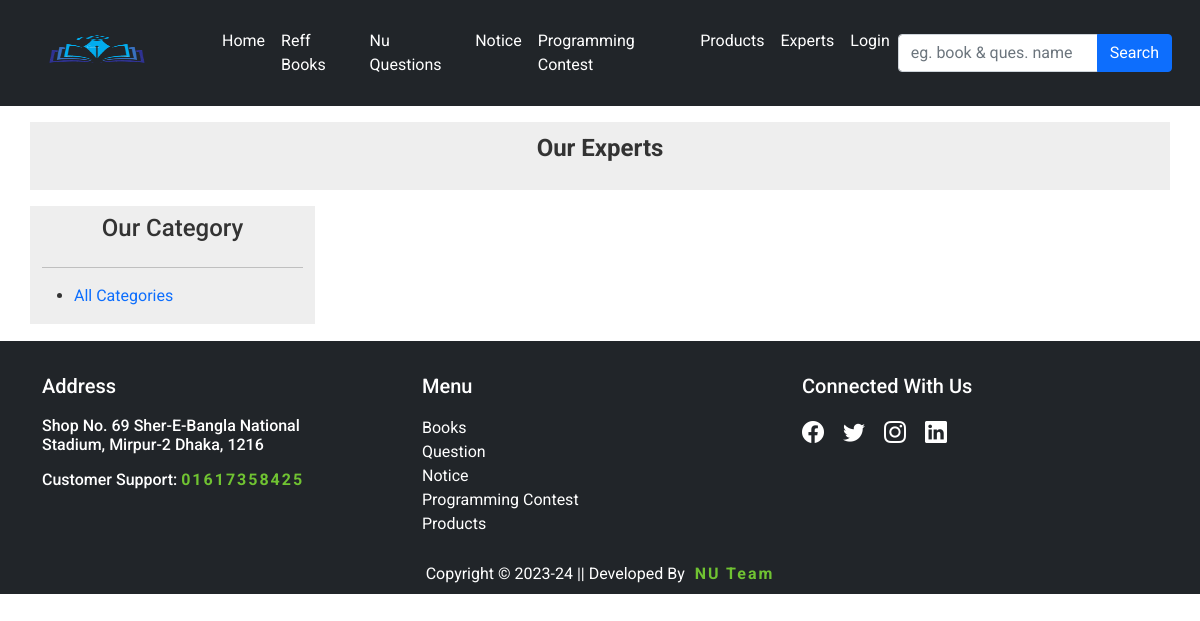
Page /expert-profile/ on the earlier database version.
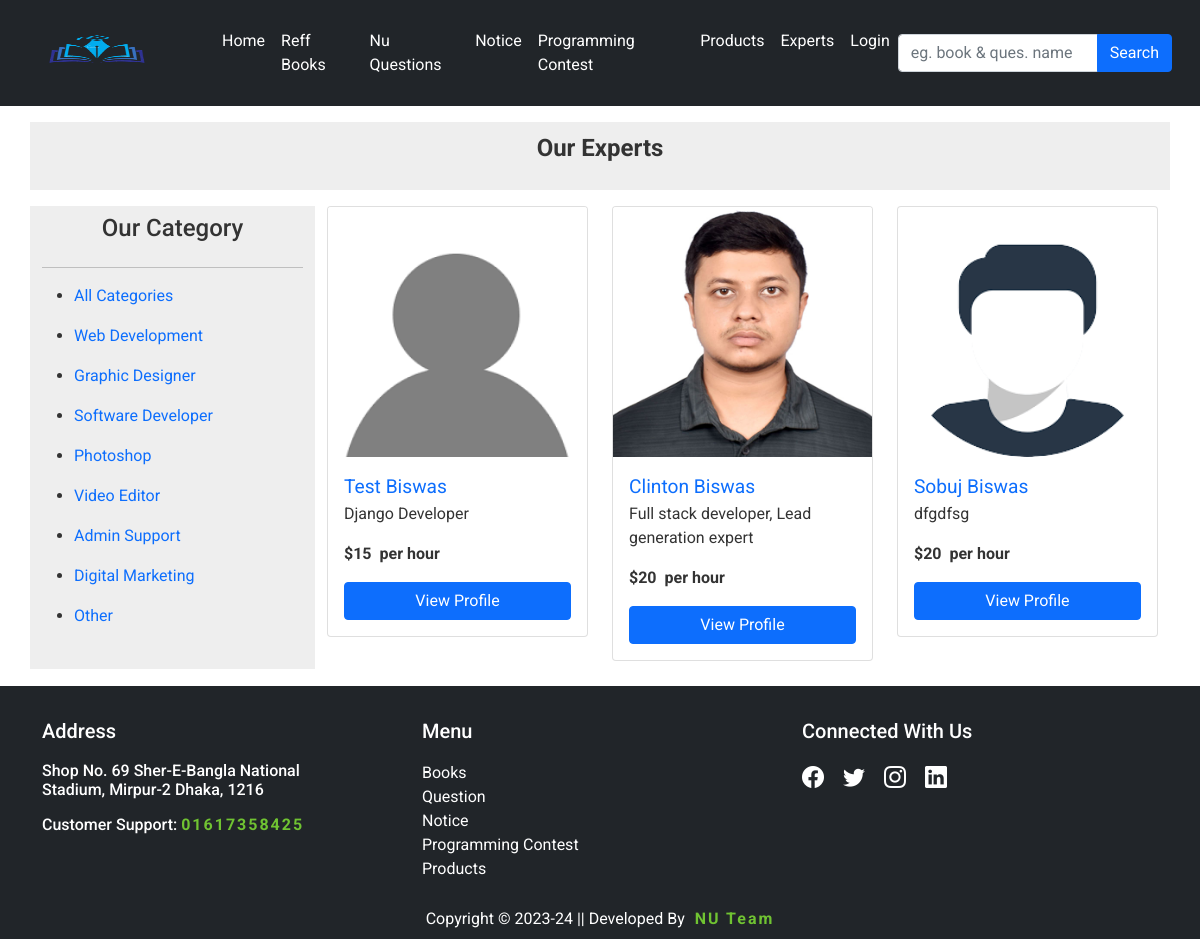
Same page on the later database version.
### other/models.py (models this page shows, shortened)
class Freelance_category(models.Model):
    name = models.CharField(max_length=255)
    slug = models.SlugField(unique=True, blank=True)

class FreelancerProfile(models.Model):
    user = models.ForeignKey(User, on_delete=models.CASCADE)
    full_name = models.CharField(max_length=255, help_text="Enter your full name")
    location = models.CharField(max_length=255, help_text='E.g. city,coutry Dhaka, Bangladesh', blank=True, null=True)
    set_available = models.CharField(choices=STATUS_CHOICES_PROFILE, default='Available Now', max_length=255, blank=True, null=True)
    title = models.CharField(max_length=255, help_text='E.g. Django developer, javascript developer')
    category = models.ForeignKey(Freelance_category, on_delete=models.CASCADE)
    hourly_rate = models.CharField(max_length=10,help_text='E.g. $15')
    description = models.TextField(max_length=2000, help_text='E.g. within 2000 characters')
    other_experience = models.CharField(max_length=1000, help_text='E.g. within 1000 characters',blank=True, null=True)
    profile_pic = models.ImageField(upload_to='freelance_profile_pricture')

### other/views.py (the view)
# urls.py: path('expert-profile/', OurExpertView, name='expert-profile'),
def OurExpertView(request):
    user = request.user
    experts = FreelancerProfile.objects.filter(user__is_staff=True)
    categories = Freelance_category.objects.all()
    dict = {'experts':experts, 'categories':categories}
    return render(request, 'other/our_expert.html', context=dict)

### template/other/our_expert.html (shortened to what this page needs)
{% extends 'base.html' %}
{% load static %}
{% block content %}
    <div class="container">
        <div class="row mt-3 mb-3">
            <div class="mb-3" style="background-color: #EEEEEE;">
                <p class="text-center p-2" style="font-weight: bold; font-size: x-large;">Our Experts</p>
            </div>
            <div class="col-sm-3" style="background-color: #EEEEEE;">
                <h4 class="text-center p-2">Our Category</h4>
                <hr>
                <ul><li><a href="{% url 'other:expert-profile' %}" style="text-decoration: none;">All Categories</a></li></ul>
                {% for category in categories %}
                    <ul>
                        <li><a href="{% url 'other:expert-category' slug=category.slug %}" style="text-decoration: none;">{{category.name}}</a></li>
                    </ul>
                {% endfor %}
            </div>
            <div class="col-sm-9">
                <div class="row">
                    {% for expert in experts %}
                        <div class="col-sm-4">
                            <div class="card mb-2">
                                <img src="{{expert.profile_pic.url}}" class="card-img-top" alt="..." style="height: 250px;">
                                <div class="card-body">
                                  <a href="{% url 'other:freelance-profile' pk=expert.user.pk%}" class="card-title" style="font-size: larger; font-weight: 400; text-decoration: none;">{{expert.full_name}}</a>
                                  <p class="card-text">{{expert.title}}</p>
                                  <p class="card-text fw-bold">{{expert.hourly_rate}}&nbsp; per hour</p>
                                  <a href="{% url 'other:freelance-profile' pk=expert.user.pk%}" class="btn btn-primary" style="width: 100%;">View Profile</a>
                                </div>
                            </div>
                        </div>
                    {% endfor %}
                </div>
            </div>
        </div>
    </div>
{% endblock content %}

### template/base.html (shortened to what this page needs)
{% load static %}
<!doctype html>
<html lang="en">
  <head>
    <link rel="stylesheet" href="{% static 'style.css' %}">
    <link rel="stylesheet" href="https://unpkg.com/aos@next/dist/aos.css" />
    <link rel="stylesheet" href="https://cdn.jsdelivr.net/npm/bootstrap-icons@1.3.0/font/bootstrap-icons.css">
    <link rel="stylesheet" href="https://cdn.jsdelivr.net/npm/bootstrap-icons@1.7.0/font/bootstrap-icons.css">
</head>
    <link href="https://cdn.jsdelivr.net/npm/bootstrap@5.0.2/dist/css/bootstrap.min.css" rel="stylesheet">
  </head>
  <body style="font-family: 'Roboto', sans-serif; color: #333333; overflow-x: hidden;">
    <nav class="navbar navbar-expand-lg navbar-dark bg-dark">
        <div class="container-fluid">
          <a class="navbar-brand" href="{% url 'other:home' %}"><img src="{% static 'images/1.png' %}" alt="" width="170" height="80"></a>
          <div class="collapse navbar-collapse mx-3" id="navbarSupportedContent">
            <ul class="navbar-nav me-auto mb-2 mb-lg-0">
              <li class="nav-item">
                <a class="nav-link active" aria-current="page" href="{% url 'other:home' %}">Home</a>
              </li>
              <li class="nav-item">
                <a class="nav-link active" href="{% url 'other:ref-books' %}">Reff Books</a>
              </li>
              <li class="nav-item">
                <a class="nav-link active" href="{% url 'other:nu-questions' %}">Nu Questions</a>
              </li>
              <li class="nav-item">
                <a class="nav-link active" href="https://www.nu.ac.bd/recent-news-notice.php">Notice</a>
              </li>
              <li class="nav-item">
                <a class="nav-link active" href="{% url 'other:programming-contest' %}">Programming Contest</a>
              </li>
              <li class="nav-item">
                <a class="nav-link active" href="{% url 'other:product' %}">Products</a>
              </li>
              <li class="nav-item">
                <a class="nav-link active" href="{% url 'other:expert-profile' %}">Experts</a>
              </li>
              {% if user.is_authenticated and user.is_superuser %}
    <li class="nav-item dropdown">
        <a class="nav-link active dropdown-toggle" href="#" id="navbarDropdown" role="button" data-bs-toggle="dropdown" aria-expanded="false">
            Admin
        </a>
        <ul class="dropdown-menu" aria-labelledby="navbarDropdown">
            <li><a class="dropdown-item" href="{% url 'user:add-book' %}">Add Ref Books</a></li>
            <li><a class="dropdown-item" href="{% url 'user:nu-question' %}">Add NU Question</a></li>
            <li><a class="dropdown-item" href="{% url 'user:add-project' %}">Add Projects</a></li>
            <li><a class="dropdown-item" href="{% url 'user:add-contest' %}">Add Programming Contest</a></li>
            <li><a class="dropdown-item" href="{% url 'user:add-team' %}">Add Team Members</a></li>
            <li><hr class="dropdown-divider"></li>
            <li><a class="dropdown-item" href="{% url 'other:profile' %}">Profile</a></li>
            <li><a class="dropdown-item" href="{% url 'user:logout' %}">Log out</a></li>
        </ul>
    </li>
{% else %}
    <li class="nav-item">
        <a class="nav-link active" href="{% url 'user:login' %}">Login</a>
    </li>
{% endif %}
            </ul>
            <form method="GET" action="{% url 'other:search' %}">
              <div class="input-group">
                <input type="text" class="form-control" name="query" placeholder="eg. book & ques. name">
                <button class="btn btn-primary" type="submit">Search</button>
              </div>
            </form>
          </div>
        </div>
      </nav>
      <div>
        {% block content %}
        {% endblock content %}
      </div>
      <div class="container-fluid " style="background-color: #212529; border-top: 1px solid white;">
      <footer class="p-2">
        <div class="container">
          <div class="row">
            <div class="col-sm-4">
              <h1 style="color: white; font-size: 20px; padding-top: 25px; padding-bottom: 10px;">Address</h1>
              <div>
                <h3 style="font-size: 16px; color: white;">Shop No. 69 Sher-E-Bangla National <br> Stadium, Mirpur-2 Dhaka, 1216</h3>
                <h3 class="mt-3" style="font-size: 16px; color: white;">Customer Support: <span style="color: #70C332; letter-spacing: 2px; font-weight: 700;">01617358425</span></h3>
              </div>
            </div>
            <div class="col-sm-4">
              <h1 style="color: white; font-size: 20px; padding-top: 25px; padding-bottom: 10px;">Menu</h1>
              <div>
                <ul style="list-style-type:none; margin: 0px; padding: 0px;">
                  <li><a class="footer-nav" href="{% url 'user:add-book' %}">Books</a></li>
                  <li><a class="footer-nav" href="{% url 'user:nu-question' %}" >Question</a></li>
                  <li><a class="footer-nav" href="https://www.nu.ac.bd/recent-news-notice.php">Notice</a></li>
                  <li><a class="footer-nav" href="{% url 'user:add-contest' %}">Programming Contest</a></li>
                  <li><a class="footer-nav" href="{% url 'other:product' %}">Products</a></li>
                </ul>
              </div>
            </div>
            <div class="col-sm-4">
              <h1 style="color: white; font-size: 20px; padding-top: 25px; padding-bottom: 10px;">Connected With Us</h1>
              <div class="social-icons-row">
                <a href="#" class="text-white"><i class="bi bi-facebook"></i></a>
                <a href="#" class="text-white"><i class="bi bi-twitter"></i></a>
                <a href="#" class="text-white"><i class="bi bi-instagram"></i></a>
                <a href="#" class="text-white"><i class="bi bi-linkedin"></i></a>
              </div>
            </div>
          </div>
        </div>
        <div class="text-center mt-3" style="padding-top: 10px;">
          <span style="color: white;">Copyright &copy; 2023-24 || Developed By <a style="text-decoration: none; font-weight: 700; color: #70C332; letter-spacing: 2px;" href="https://www.facebook.com/clinton3343">&nbsp;NU Team</a></span>
        </div>
      </footer>
    </div>
  </body>
</html>

### static/style.css (style rules this page uses)
.footer-nav { text-decoration: none; color: white; }
.social-icons-row a { display: inline-block; margin-right: 15px; font-size: 22px; }
.social-icons-row a:last-child { margin-right: 0; }

Differences in the rows shown:
added Freelance_category: name "Web Development"
added Freelance_category: name "Graphic Designer"
added Freelance_category: name "Software Developer"
added Freelance_category: name "Photoshop"
added Freelance_category: name "Video Editor"
added Freelance_category: name "Admin Support"
added Freelance_category: name "Digital Marketing"
added Freelance_category: name "Other"
added FreelancerProfile: profile_pic (placeholder picture), full_name "Test Biswas", title "Django Developer", hourly_rate "$15"
added FreelancerProfile: profile_pic (picture), full_name "Clinton Biswas", title "Full stack developer, Lead generation expert", hourly_rate "$20"
added FreelancerProfile: profile_pic (picture), full_name "Sobuj Biswas", title "dfgdfsg", hourly_rate "$20"
